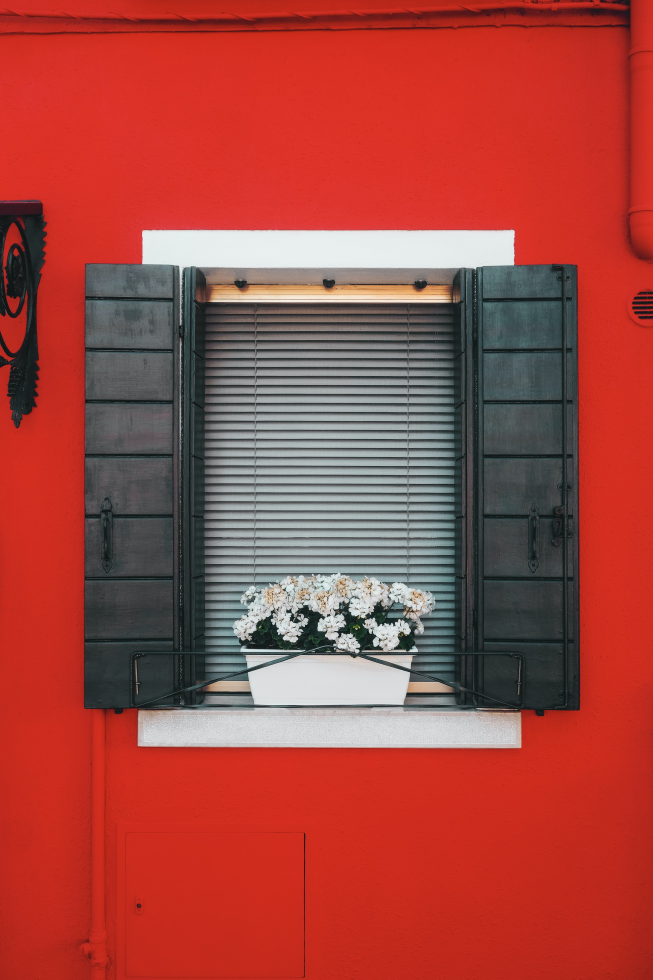
#> input picture OpenCV/data/image/red_wall.jpg, 3264 x 4896 px (shown at 1/5 size)
$ jupyter execute OpenCV_Basic.ipynb
#> lines starting #> are read from the running program, lines starting #| are printed output that depends on the picture; after the words box and inside, x2 and y2 are one past the last pixel; in counts of white or black regions, pixels touching at a corner belong together
# opencv 살펴보기

Photo by <a href="https://unsplash.com/@cristina_gottardi?utm_source=unsplash&utm_medium=referral&utm_content=creditCopyText">Cristina Gottardi</a> on <a href="https://unsplash.com/?utm_source=unsplash&utm_medium=referral&utm_content=creditCopyText">Unsplash</a>


`imread` 를 사용할 경우 원본이미지의 RGB 값이 아닌 BGR 값으로 읽어오기 때문에 원본사진과 색상이 다름.

[cell 1]
import cv2
import matplotlib.pyplot as plt

# imread 로 이미지 불러오기
img = cv2.imread('data/image/red_wall.jpg')
#> img is the input picture: shape (4896, 3264, 3); mean B, G, R 63.9, 71, 163.8
plt.figure(figsize=(10, 10))
plt.imshow(img)

cvtColor 를 사용하면 BGR 이미지를 RGB 로 변경할 수 있음. (RGB 뿐만 아니라 grayscale에서 RGB 로 바꾸는 등등 다양한 방법을 인잣값으로 전달하여 변경 가능)

[cell 2]
import cv2
import matplotlib.pyplot as plt

bgr_img = cv2.imread('data/image/red_wall.jpg')
rgb_img = cv2.cvtColor(bgr_img, cv2.COLOR_BGR2RGB)

plt.figure(figsize=(10, 10))
plt.imshow(rgb_img)

imwrite() 를 사용하여 BGR 형태의 이미지를 RGB 형태로 변환하여 이미지를 저장할 수 있음

[cell 3]
import cv2
import matplotlib.pyplot as plt

bgr_img = cv2.imread('data/image/red_wall.jpg')
cv2.imwrite('data/output/imwrite.jpg', bgr_img)
#> Out = True

#  OpenCV 활용하여 이미지 처리(복습)

Photo by <a href="https://unsplash.com/@jtylernix?utm_source=unsplash&utm_medium=referral&utm_content=creditCopyText">Tyler Nix</a> on <a href="https://unsplash.com/s/photos/walking?utm_source=unsplash&utm_medium=referral&utm_content=creditCopyText">Unsplash</a>


## imread() 확인
* cv2.imread() : 원본 이미지(RGB)를 BGR 형태의 이미지로 반환하여 불러옴

BGR 형태이기 때문에 불러왔을 때 원하지 않은 색상의, 원본과 다른 색상의 이미지가 불러와지는 것을 확인할 수 있음.

불러온 img 의 `shape`을 확인해보면 2848, 2426, 3 을 확인할 수 있는데 이는 이미지의 사이즈와 채널을 의미함.
이미지의 `type` 를 확인해보면 `numpy.ndarray` 인 것을 확인할 수 있는데 이를 통해 `imread()` 메서드가 이미지를 넘파이 배열로 불러온 다는 것을 알 수 있음.
2848은 이미지에서 높이 (행을 의미, 상단부터 0), 2426은 이미지에서 너비 (열을 의미) 가 되고 3은 이미지의 색상을 나타내는 RGB channel 를 의미함

[cell 4]
import cv2
import matplotlib.pyplot as plt

plt.figure(figsize=(8, 8))

# imread('filename') : BGR 로 변환된 이미지
bgr_img = cv2.imread('data/image/walking.jpg')
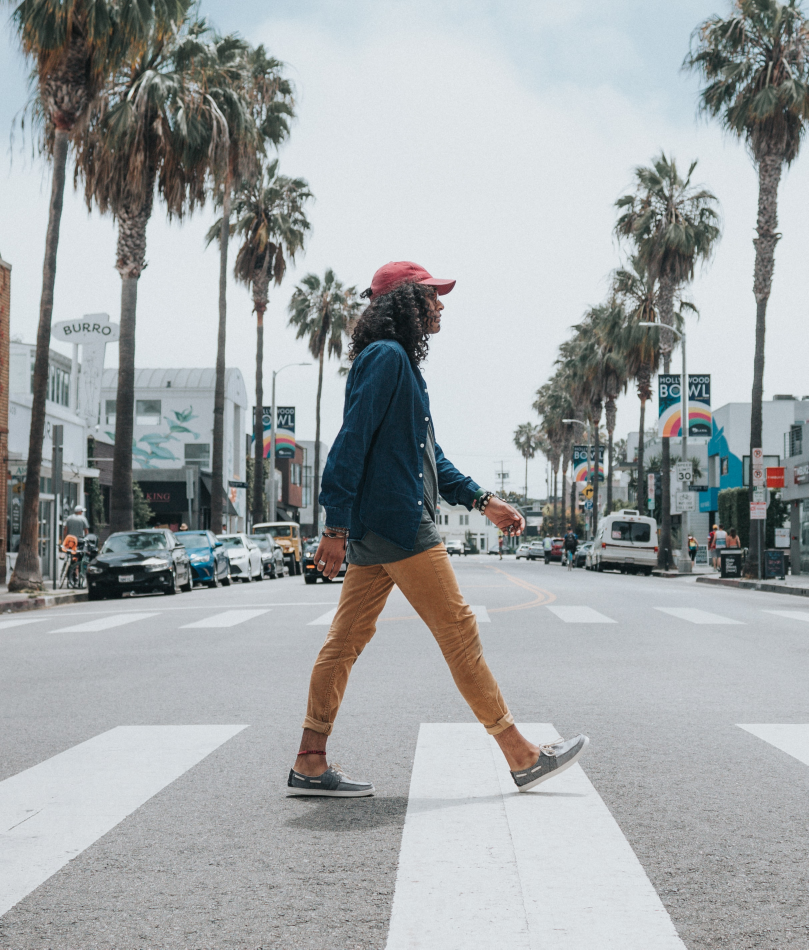
#> input picture OpenCV/data/image/walking.jpg, 2426 x 2848 px (shown at 1/3 size)
#> bgr_img is the input picture: shape (2848, 2426, 3); mean B, G, R 167.6, 166.3, 162.1
print('img type : ', type(bgr_img), ' / img shape : ', bgr_img.shape)
#| img type :  <class 'numpy.ndarray'>  / img shape :  (2848, 2426, 3)

plt.imshow(bgr_img)
plt.show()

## imwrite 확인
* cv2.imwrite : BGR 형태의 이미지를 파일에 저장할때, 다시 RGB 형태로 변환하여 저장하게 됨.

그렇기 때문에 imwrite 로 저장한 이미지를 다시 불러와 확인해보면 원본이미지와 동일한 것을 확인할 수 있음

[cell 5]
import cv2
import matplotlib.pyplot as plt

bgr_img = cv2.imread('data/image/walking.jpg')
cv2.imwrite('data/output/walking_imwrite.jpg', bgr_img)
print('img type : ', type(bgr_img), ' / img shape : ', bgr_img.shape)
#| img type :  <class 'numpy.ndarray'>  / img shape :  (2848, 2426, 3)

plt.figure(figsize=(8, 8))
imwrite_img = plt.imread('data/output/walking_imwrite.jpg')
plt.imshow(imwrite_img)
plt.show()

## numpy array 를 통한 BGR, RGB 변경 확인
bgr_img 는 imread() 로 불러들여온 BGR 이미지 배열이고 imwrite_img 는 imwrite() 로 저장한 RGB 형태의 이미지 배열임
이 두 이미지 배열의 `shape`을 확인해보면 동일하게 색상값으로 3차원을 가지고 있는 것을 확인할 수 있는데,
두 이미지의 색상 채널의 index를 통해 배열을 비교해보면 bgr_img 의 색상 index 0번의 배열 값과 imwrite_img 의 색상 index 2번의 배열값이 동일한 것을 확인할 수 있음

고로, imread() 는 BGR 이미지 배열 / imwrite() 는 RGB 배열의 형태로 읽고 저장한다는 것을 color channel 의 index 배열값을 통해 확인할 수 있음.

[cell 6]
print(bgr_img.shape)
#| (2848, 2426, 3)
print(imwrite_img.shape)
#| (2848, 2426, 3)

[cell 7]
# B:0, G:1, R:2
bgr_img[:, :, 0]

[cell 8]
# R:0, G:1, B:2
imwrite_img[:, :, 2]

## cvtColor 로 BGR 이미지 RGB로 출력하기

[cell 9]
bgr_img = cv2.imread('data/image/walking.jpg')
rgb_img = cv2.cvtColor(bgr_img, cv2.COLOR_BGR2RGB)
#> rgb_img: shape (2848, 2426, 3)

plt.figure(figsize=(8, 8))
plt.imshow(rgb_img)
plt.show()

# OpenCV 활용하여 영상 처리
* cv2.VideoCapture : 동영상을 개별 Frame 으로 하나씩 읽어오는 기능
* cv2.Videowriter : VideoCapture 로 읽어들인 Frame 을 동영상으로 다시 write 하는 기능

VideoCapture 를 사용하는 방법은 VideoCapture 객체 생성자를 만들어서 주로 사용함
```python
cap = cv2.VideoCapture('input_video_path', index)
```
- input_video_path : 동영상 경로
- index : 카메라 장치 번호, 0번부터 시작
- cap : VideoCapture 객체

이러한 VideoCapture 객체는 영상, 카메라의 속성을 **확인**하고 **설정**할 수 있는 **get, set** 함수를 제공함
get(id)에 **속성 아이디**를 전달하면 해당 **입력 동영상 속성의 값**을 알 수 있음
set(id, value)에 **속성 아이디**와 **값**을 전달하면 **입력 동영상 속성을 지정**할 수 있음.
```python
# 입력 동영상의 frame 너비 확인
cap.get(cv2.CAP_PROP_FRAME_WIDTH)

# 입력 동영상의 frame 너비(320) 설정
cap.set(cv2.CAP_PROP_FRAME_WIDTH, 320)
```
주요한 'cv2.CAP_PROP_' 속성 ID
- cv2.CAP_PROP_FRAME_WIDTH : 프래임 폭, 너비
- cv2.CAP_PROP_FRAME_HEIGHT : 프래임 높이
- cv2.CAP_PROP_FPS : 초당 프레임 수

VideoCapture 객체는 read() 함수를 통해 동영상의 영상의 프레임을 읽을 수 있음
`read()` 함수는 프레임이 정상적으로 읽어졌는지 확인할 수 있는 **Boolean** 과 한개의 프레임 이미지를 표현하는 **Numpy 배열 객체**를 쌍으로 갖는 **튜플을 반환**함.
```python
while True:
    # cap 객체의 프레임을 read() 함수를 통해 차례대로 읽어옴
    # frame 이 정상적으로 읽어지면 read_frame에 True, img_frame 에는 이미지 배열이 들어오게 됨.
    read_frame, img_frame = cap.read()
    # if 조건절을 통해 동영상의 마지막 frame이 끝났을때 반복문을 나올 수 있게
    if not read_frame:
        print('동영상의 frame이 끝났습니다')
        break
```

VideoWrite 를 사용하는 방법은 VideoCapture 와 마찬가지로 VideoWrite 객체생성자를 사용하며
```python
video_writer = cv2.VideoWriter(video_path, fourcc, fps, (width, height))
```
* video_path : 저장할 비디오 경로
* fourcc : Encoding 코덱 유형(4글자), write 시 특정 포맷으로 동영상을 Encoding 가능(DIVX, XVID, MJPG, X264, WMV1, WMV2)
* fps : 초당 프레임수
* (width, height) : 비디오의 너비와 높이(튜플 형식)

위와 같은 인잣값들을 입력받음

`cv2.VideoWriter_fourcc()`함수 : 4개의 인코딩 포맷문자를 전달하면 코드 값을 생성해내는 함수
해당 코덱이 있는지 잘 확인하고, encoding 시 설정하는 코덱와 저장하는 동영상의 확장자명을 확인해서 잘 설정해주어야 함.

다음과 같은 형식으로 많이 사용됨.
```python
cap = cv2.VideoCapture(input_video_path)

codec = cv2.VideoWriter_fourcc(*'DIVX')

video_width = round(cap.get(cv2.CAP_PROP_FRAME_WIDTH))
video_height = round(cap.get(cv2.CAP_PROP_FRAM_HEIGHT))

video_fps = cap.get(cv2.CAP_PROP_FPS)

video_writer = cv2.VideoWriter(video_path, codec, video_fps, (video_width, video_height))
```

영상 확인

[cell 10]
from IPython.display  import clear_output, Image, Video, display
Video('data/video/Trafic.mp4')

영상 불러오기 및 VideoWriter 객체 생성

[cell 11]
import cv2

# input 비디오 dir
input_video_dir = 'data/video/Trafic.mp4'

# VideoCapture 객체 cap 생성
cap = cv2.VideoCapture(input_video_dir)

# codec 설정 (XVID), (맥os에서 사용, mp4v)
codec = cv2.VideoWriter_fourcc(*"mp4v")

# video 폭, 높이 get 함수로 불러오기
video_width = round(cap.get(cv2.CAP_PROP_FRAME_WIDTH))
video_height = round(cap.get(cv2.CAP_PROP_FRAME_HEIGHT))

# video fps, get함수로 불러오기
video_fps = cap.get(cv2.CAP_PROP_FPS)

# 맥 Quicktime player에서 재생할 mov 확장자 지정
video_writer = cv2.VideoWriter('data/output/Cars_output.mov', codec, video_fps, (video_width, video_height))

frame_cnt = int(cap.get(cv2.CAP_PROP_FRAME_COUNT))
print('frame 개수 : {}, FPS : {}, Frame 크기 : {}'.format(frame_cnt, video_fps, (video_width, video_height)))

frame 별로 `read()` 후 frame마다 rectangle 및 caption 적용 후 video_writer에 write

[cell 12]
import time

green_color = (0, 255, 0)
red_color = (0, 0, 255)

start = time.time()
index = 0

while True:
    read_frame, img_frame = cap.read()
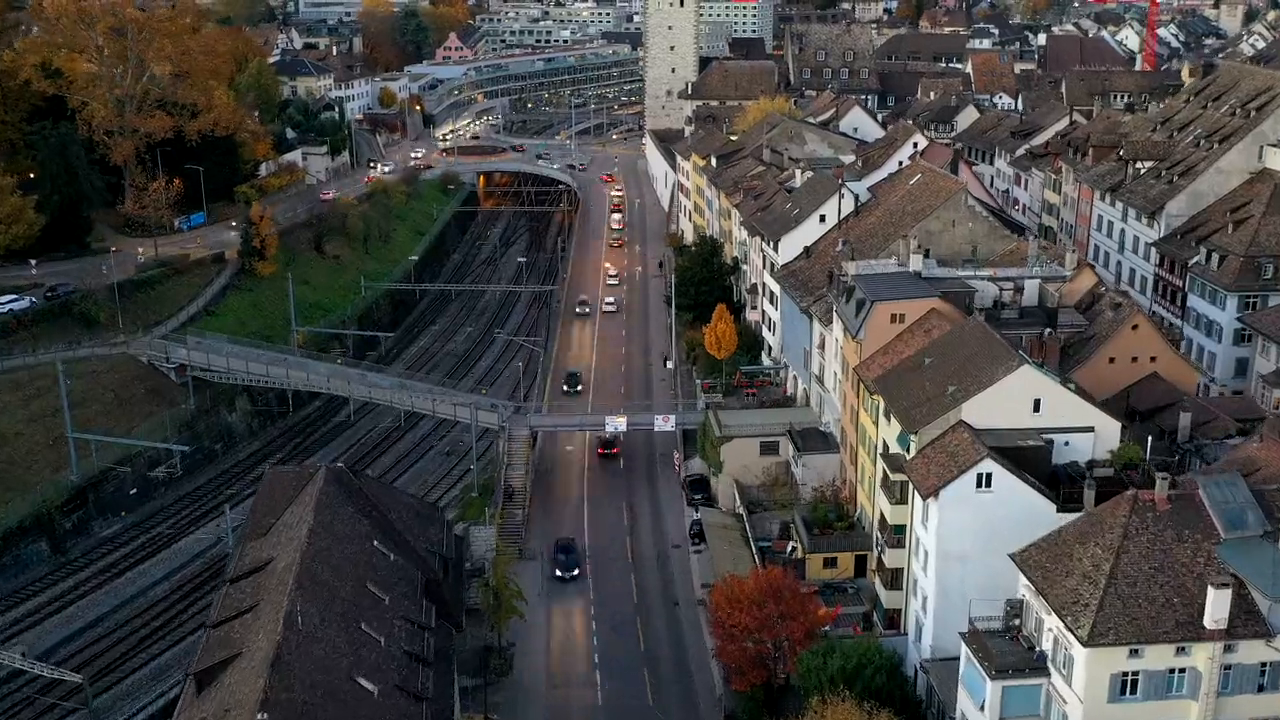
#> input picture frame 12 of OpenCV/data/video/Trafic.mp4, 1280 x 720 px
#> img_frame is the input picture: shape (720, 1280, 3); mean B, G, R 68.6, 69.3, 70
    if not read_frame:
        print('동영상의 frame 이 끝났습니다.')
        break
    index += 1
    print('frame : ', index, '완료')
    cv2.rectangle(img_frame, (300, 100, 800, 400), color=green_color, thickness=2)
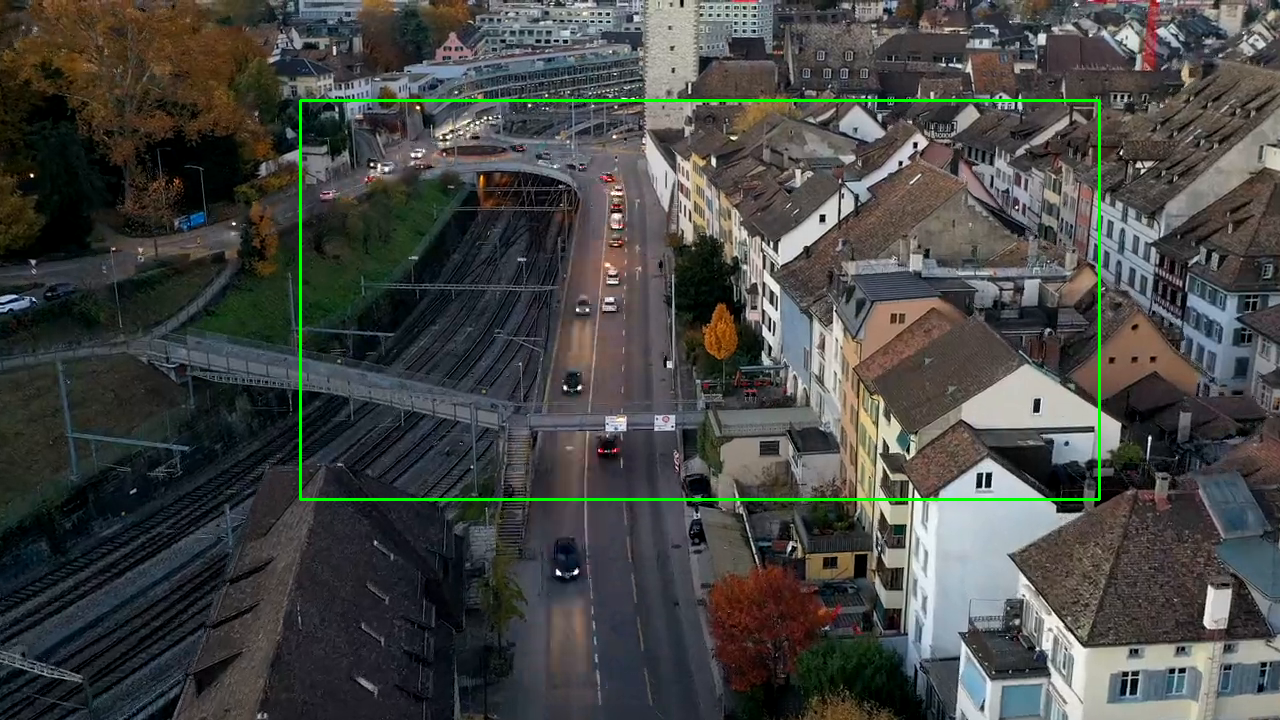
#> img_frame: shape (720, 1280, 3); 0.78% of pixels changed, all inside (x1, y1, x2, y2) = (299, 99, 1101, 501)
    caption = 'frame : {}'.format(index)
    cv2.putText(img_frame, caption, (300, 95), cv2.FONT_HERSHEY_SIMPLEX, 0.7, red_color, 1)
#> img_frame: shape (720, 1280, 3); 0.02% of pixels changed, all inside (x1, y1, x2, y2) = (301, 80, 402, 96)

    video_writer.write(img_frame)

print('write 완료시간 ', round(time.time()-start, 4))
video_writer.release()
cap.release()
